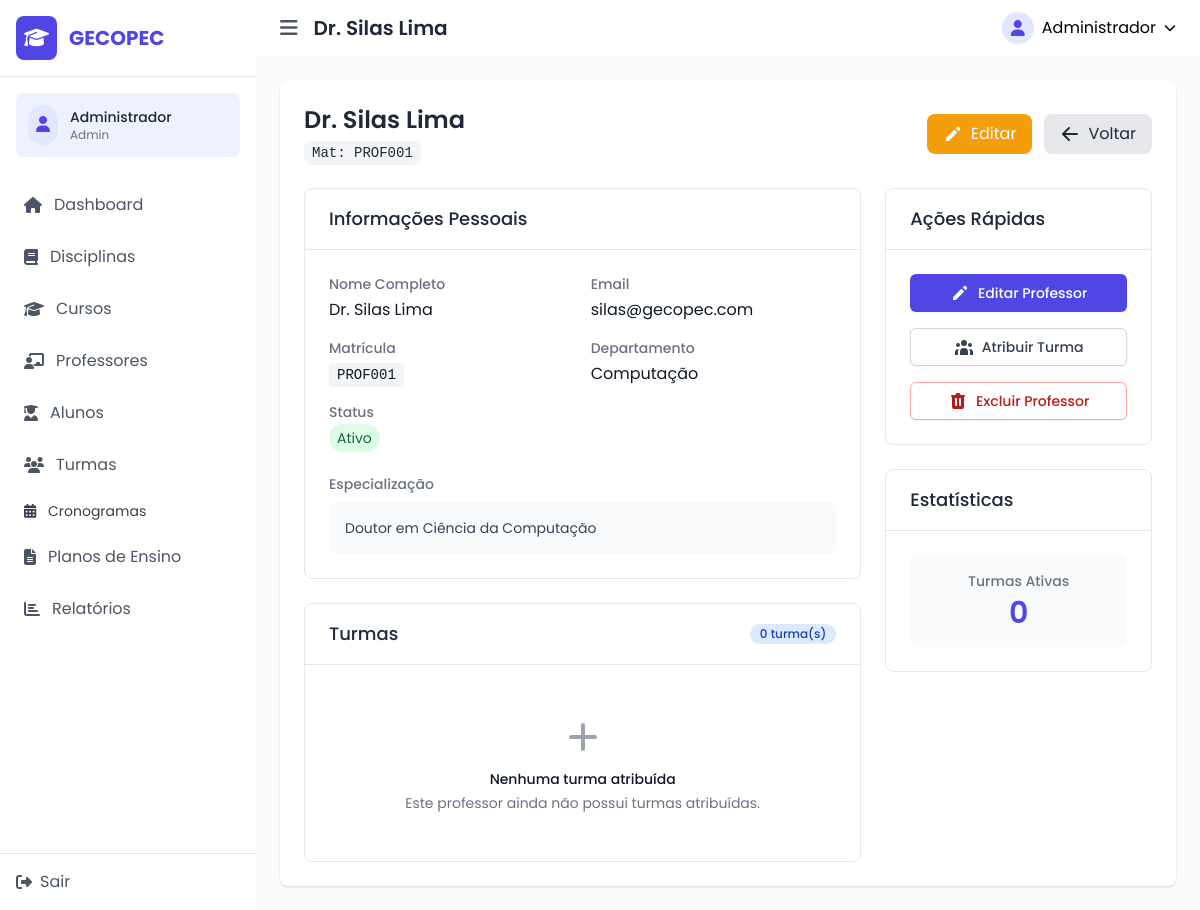
The app's page /index.php?page=professor-view&id=1 (signed in) with its own data.
### tables this page shows
CREATE TABLE IF NOT EXISTS professores (
    id INT AUTO_INCREMENT PRIMARY KEY,
    usuario_id INT NOT NULL,
    matricula VARCHAR(50) UNIQUE NOT NULL,
    data_nascimento DATE,
    telefone VARCHAR(20),
    endereco TEXT,
    departamento VARCHAR(255) NOT NULL,
    especializacao TEXT,
    lattes_url VARCHAR(500),
    status ENUM('ativo', 'inativo') DEFAULT 'ativo',
    created_at TIMESTAMP DEFAULT CURRENT_TIMESTAMP,
    updated_at TIMESTAMP DEFAULT CURRENT_TIMESTAMP ON UPDATE CURRENT_TIMESTAMP,
    FOREIGN KEY (usuario_id) REFERENCES usuarios(id) ON DELETE CASCADE
);

CREATE TABLE IF NOT EXISTS usuarios (
    id INT AUTO_INCREMENT PRIMARY KEY,
    nome VARCHAR(255) NOT NULL,
    email VARCHAR(255) UNIQUE NOT NULL,
    senha VARCHAR(255) NOT NULL,
    tipo ENUM('admin', 'professor', 'coordenador', 'aluno') NOT NULL,
    status ENUM('ativo', 'inativo') DEFAULT 'ativo',
    created_at TIMESTAMP DEFAULT CURRENT_TIMESTAMP,
    updated_at TIMESTAMP DEFAULT CURRENT_TIMESTAMP ON UPDATE CURRENT_TIMESTAMP
);

### controllers/professorController.php (called while the page is built, shortened)
<?php
require_once 'models/ProfessorModel.php';
require_once 'models/Usuario.php';
class ProfessorController {
    private $professorModel;
    private $usuarioModel;
    public function __construct() {
        $this->professorModel = new ProfessorModel();
        $this->usuarioModel = new Usuario();
    }
    public function view() {
        $id = $_GET['id'];
        $professor = $this->professorModel->getById($id);
        $usuario = $this->usuarioModel->getUsuarioById($professor['usuario_id']);
        $professor['nome'] = $usuario->nome;
        $professor['email'] = $usuario->email;
        $turmas = $this->professorModel->getTurmasProfessor($id);
        $data = [
            'title' => $professor['nome'],
            'professor' => (object)$professor,
            'turmas' => $turmas
        ];
        $this->renderView('professores/view', $data);
    }
    private function renderView($view, $data = []) {
        extract($data);
        require_once 'views/templates/header.php';
        require_once 'views/' . $view . '.php';
        require_once 'views/templates/footer.php';
    }
}
?>

### lib/Database.php (called while the page is built, shortened)
<?php
class Database {
    private static $instance = null;
    private $host = DB_HOST;
    private $user = DB_USER;
    private $pass = DB_PASS;
    private $dbname = DB_NAME;
    private function __construct() {
        $dsn = 'mysql:host=' . $this->host . ';dbname=' . $this->dbname;
        $options = array(
            PDO::ATTR_PERSISTENT => true,
            PDO::ATTR_ERRMODE => PDO::ERRMODE_EXCEPTION
        );
        try {
            $this->dbh = new PDO($dsn, $this->user, $this->pass, $options);
        } catch(PDOException $e) {
            $this->error = $e->getMessage();
            echo 'Erro de conexão: ' . $this->error;
        }
    }
    public static function getInstance() {
        if (self::$instance === null) {
            self::$instance = new self();
        }
        return self::$instance->dbh;
    }
}
?>

### models/ProfessorModel.php (called while the page is built, shortened)
<?php
require_once 'lib/Database.php';
class ProfessorModel extends BaseModel {
    protected $table = 'professores';
    public function __construct() {
        $this->db = Database::getInstance();
    }
    public function getTurmasProfessor($professorId) {
        $sql = "SELECT t.*, d.nome as disciplina_nome, d.codigo as disciplina_codigo
                FROM turmas t
                INNER JOIN disciplinas d ON t.disciplina_id = d.id
                WHERE t.professor_id = :professor_id
                ORDER BY t.ano DESC, t.semestre DESC";
        $stmt = $this->db->prepare($sql);
        $stmt->bindParam(':professor_id', $professorId);
        $stmt->execute();
        return $stmt->fetchAll();
    }
    public function getById($id) {
        try {
            $sql = "SELECT p.*, u.nome, u.email
                    FROM {$this->table} p
                    INNER JOIN usuarios u ON p.usuario_id = u.id
                    WHERE p.id = :id";
            $stmt = $this->db->prepare($sql);
            $stmt->bindParam(':id', $id, PDO::PARAM_INT);
            $stmt->execute();
            return $stmt->fetch(PDO::FETCH_ASSOC);
        } catch (Exception $e) {
            error_log("Erro ao buscar professor por ID: " . $e->getMessage());
            return false;
        }
    }
}
?>

### models/Usuario.php (called while the page is built, shortened)
<?php
require_once 'lib/Database.php';
class Usuario {
    private $db;
    private $table = 'usuarios';
    public function __construct() {
        $this->db = Database::getInstance();
    }
    public function getUsuarioById($id) {
        try {
            $sql = "SELECT * FROM {$this->table} WHERE id = :id";
            $stmt = $this->db->prepare($sql);
            $stmt->bindParam(':id', $id);
            $stmt->execute();
            return $stmt->fetch(PDO::FETCH_OBJ);
        } catch (Exception $e) {
            error_log("Erro ao buscar usuário por ID: " . $e->getMessage());
            return false;
        }
    }
}
?>

### views/professores/view.php (the view, shortened to what this page needs)
<div class="bg-white rounded-lg shadow">
    <div class="p-6">
        <div class="flex justify-between items-center mb-6">
            <div>
                <h1 class="text-2xl font-semibold text-gray-800"><?php echo htmlspecialchars($professor->nome); ?></h1>
                <p class="text-gray-500 mt-1">
                    <span class="px-2 py-1 bg-gray-100 text-gray-800 text-sm rounded-lg font-mono">
                        Mat: <?php echo htmlspecialchars($professor->matricula); ?>
                    </span>
                </p>
            </div>
            <div class="flex space-x-3">
                <a href="index.php?page=professor-edit&id=<?php echo $professor->id; ?>"
                   class="flex items-center bg-amber-500 hover:bg-amber-600 text-white px-4 py-2 rounded-lg transition-colors">
                    <svg xmlns="http://www.w3.org/2000/svg" class="h-5 w-5 mr-2" viewBox="0 0 20 20" fill="currentColor">
                        <path d="M13.586 3.586a2 2 0 112.828 2.828l-.793.793-2.828-2.828.793-.793zM11.379 5.793L3 14.172V17h2.828l8.38-8.379-2.83-2.828z" />
                    </svg>
                    Editar
                </a>
                <a href="index.php?page=professores"
                   class="flex items-center bg-gray-200 hover:bg-gray-300 text-gray-800 px-4 py-2 rounded-lg transition-colors">
                    <svg xmlns="http://www.w3.org/2000/svg" class="h-5 w-5 mr-2" viewBox="0 0 20 20" fill="currentColor">
                        <path fill-rule="evenodd" d="M9.707 16.707a1 1 0 01-1.414 0l-6-6a1 1 0 010-1.414l6-6a1 1 0 011.414 1.414L5.414 9H17a1 1 0 110 2H5.414l4.293 4.293a1 1 0 010 1.414z" clip-rule="evenodd" />
                    </svg>
                    Voltar
                </a>
            </div>
        </div>
        <div class="grid grid-cols-1 lg:grid-cols-3 gap-6">
            <div class="lg:col-span-2 space-y-6">
                <div class="bg-white rounded-lg border border-gray-200">
                    <div class="border-b border-gray-200 px-6 py-4">
                        <h2 class="text-lg font-medium text-gray-800">Informações Pessoais</h2>
                    </div>
                    <div class="p-6">
                        <dl class="grid grid-cols-1 md:grid-cols-2 gap-x-4 gap-y-4">
                            <div>
                                <dt class="text-sm font-medium text-gray-500">Nome Completo</dt>
                                <dd class="mt-1 text-gray-900"><?php echo htmlspecialchars($professor->nome); ?></dd>
                            </div>
                            <div>
                                <dt class="text-sm font-medium text-gray-500">Email</dt>
                                <dd class="mt-1 text-gray-900"><?php echo htmlspecialchars($professor->email); ?></dd>
                            </div>
                            <div>
                                <dt class="text-sm font-medium text-gray-500">Matrícula</dt>
                                <dd class="mt-1 text-gray-900">
                                    <code class="px-2 py-1 bg-gray-100 rounded text-sm font-mono">
                                        <?php echo htmlspecialchars($professor->matricula); ?>
                                    </code>
                                </dd>
                            </div>
                            <div>
                                <dt class="text-sm font-medium text-gray-500">Departamento</dt>
                                <dd class="mt-1 text-gray-900"><?php echo htmlspecialchars($professor->departamento); ?></dd>
                            </div>
                            <div>
                                <dt class="text-sm font-medium text-gray-500">Status</dt>
                                <dd class="mt-1 text-gray-900">
                                    <?php if ($professor->status == 'ativo'): ?>
                                        <span class="px-2 py-1 bg-green-100 text-green-800 rounded-full text-sm">Ativo</span>
                                    <?php else: ?>
                                        <span class="px-2 py-1 bg-gray-100 text-gray-800 rounded-full text-sm">Inativo</span>
                                    <?php endif; ?>
                                </dd>
                            </div>
                        </dl>
                        <?php if (!empty($professor->especializacao)): ?>
                        <div class="mt-6">
                            <h3 class="text-sm font-medium text-gray-500 mb-2">Especialização</h3>
                            <div class="text-gray-700 bg-gray-50 p-4 rounded-lg text-sm">
                                <?php echo nl2br(htmlspecialchars($professor->especializacao)); ?>
                            </div>
                        </div>
                        <?php endif; ?>
                    </div>
                </div>
                <div class="bg-white rounded-lg border border-gray-200">
                    <div class="border-b border-gray-200 px-6 py-4 flex justify-between items-center">
                        <h2 class="text-lg font-medium text-gray-800">Turmas</h2>
                        <span class="inline-flex items-center px-2.5 py-0.5 rounded-full text-xs font-medium bg-blue-100 text-blue-800">
                            <?php echo count($turmas); ?> turma(s)
                        </span>
                    </div>
                    <div class="p-6">
                        <?php if (empty($turmas)): ?>
                            <div class="text-center py-6">
                                <svg class="mx-auto h-12 w-12 text-gray-400" fill="none" stroke="currentColor" viewBox="0 0 24 24" xmlns="http://www.w3.org/2000/svg">
                                    <path stroke-linecap="round" stroke-linejoin="round" stroke-width="2" d="M12 6v6m0 0v6m0-6h6m-6 0H6"></path>
                                </svg>
                                <h3 class="mt-2 text-sm font-medium text-gray-900">Nenhuma turma atribuída</h3>
                                <p class="mt-1 text-sm text-gray-500">
                                    Este professor ainda não possui turmas atribuídas.
                                </p>
                            </div>
                        <?php endif; ?>
                    </div>
                </div>
            </div>
            <div class="space-y-6">
                <div class="bg-white rounded-lg border border-gray-200">
                    <div class="border-b border-gray-200 px-6 py-4">
                        <h2 class="text-lg font-medium text-gray-800">Ações Rápidas</h2>
                    </div>
                    <div class="p-6 space-y-4">
                        <a href="index.php?page=professor-edit&id=<?php echo $professor->id; ?>"
                           class="w-full flex items-center justify-center px-4 py-2 border border-transparent rounded-md shadow-sm text-sm font-medium text-white bg-indigo-600 hover:bg-indigo-700 focus:outline-none focus:ring-2 focus:ring-offset-2 focus:ring-indigo-500">
                            <svg xmlns="http://www.w3.org/2000/svg" class="h-5 w-5 mr-2" viewBox="0 0 20 20" fill="currentColor">
                                <path d="M13.586 3.586a2 2 0 112.828 2.828l-.793.793-2.828-2.828.793-.793zM11.379 5.793L3 14.172V17h2.828l8.38-8.379-2.83-2.828z" />
                            </svg>
                            Editar Professor
                        </a>
                        <a href="index.php?page=turma-create&professor_id=<?php echo $professor->id; ?>"
                           class="w-full flex items-center justify-center px-4 py-2 border border-gray-300 rounded-md shadow-sm text-sm font-medium text-gray-700 bg-white hover:bg-gray-50 focus:outline-none focus:ring-2 focus:ring-offset-2 focus:ring-indigo-500">
                            Atribuir Turma
                        </a>
                        <button onclick="confirmDelete(<?php echo $professor->id; ?>)"
                                class="w-full flex items-center justify-center px-4 py-2 border border-red-300 rounded-md shadow-sm text-sm font-medium text-red-700 bg-white hover:bg-red-50 focus:outline-none focus:ring-2 focus:ring-offset-2 focus:ring-red-500">
                            Excluir Professor
                        </button>
                    </div>
                </div>
                <div class="bg-white rounded-lg border border-gray-200">
                    <div class="border-b border-gray-200 px-6 py-4">
                        <h2 class="text-lg font-medium text-gray-800">Estatísticas</h2>
                    </div>
                    <div class="p-6">
                        <dl class="grid grid-cols-1 gap-4 text-center">
                            <div class="bg-gray-50 rounded-lg p-4">
                                <dt class="text-sm font-medium text-gray-500">Turmas Ativas</dt>
                                <dd class="mt-1 text-3xl font-semibold text-indigo-600"><?php echo count($turmas); ?></dd>
                            </div>
                        </dl>
                    </div>
                </div>
            </div>
        </div>
    </div>
</div>

### records on screen
professores: usuario.nome "Dr. Silas Lima", matricula "PROF001", usuario.email "silas@gecopec.com", departamento "Computação", especializacao "Doutor em Ciência da Computação"

### other values on screen
APP_NAME "GECOPEC"
$_SESSION['usuario_nome'] "Administrador"
$_SESSION['usuario_tipo'] "Admin"
$title "Dr. Silas Lima"
count($turmas) "0"
